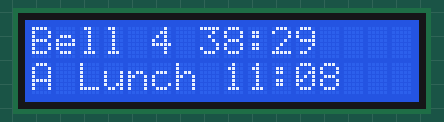
Recording of a sketch running on a simulated ESP32. Parts: 16×2 character LCD. WiFi joins after 1.5 s; servers stay silent unless stated; the local clock reads 2024-03-15 10:24:30 at power-on unless the sketch sets it.

Above: at 1.7 s.
At 6.2 s:
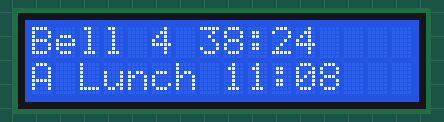
At 10.1 s:
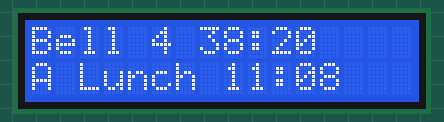
At 19.1 s:
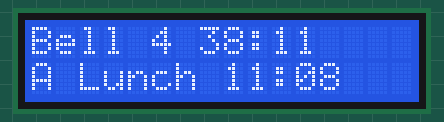
At 28.1 s:
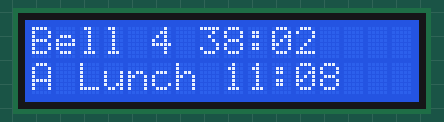
At 38.2 s:
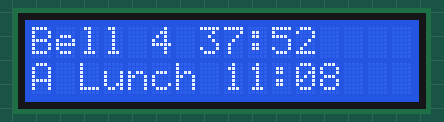

Measured:
- what the display in image 1 shows lasts 1.1 s, from 6.2 s to 7.3 s

The sketch:

lcd16x2.ino
```cpp
#include <WiFi.h>
#include <Wire.h>
#include <LiquidCrystal_I2C.h>
#include <time.h>

const char* WIFI_SSID = "MCS-Guest";
const char* WIFI_PASSWORD = "";


LiquidCrystal_I2C lcd(0x27, 16, 2);

// est+daylight saving
const char* TIME_ZONE = "EST5EDT,M3.2.0/2,M11.1.0/2";

// minutes after midnight
struct Period {
  const char* name;
  int start;
  int end;
};

// MONDAY
const Period monday[] = {
  {"Bell 1", 465, 511},
  {"Bell 2", 516, 562},
  {"Bell 3", 567, 613},
  {"Bell 4", 618, 663},
  {"Bell 5", 668, 768},
  {"Bell 6", 773, 819},
  {"Bell 7", 824, 870}
};

// TUESDAY
const Period tuesday[] = {
  {"Bell 1", 465, 535},
  {"Bell 2", 540, 610},
  {"Bell 3", 615, 685},
  {"Bell 5", 690, 795},
  {"Bell 7", 800, 870}
};

// WEDNESDAY
const Period wednesday[] = {
  {"Bell 6", 465, 535},
  {"Bell 4", 540, 610},
  {"Connect", 615, 685},
  {"Bell 5", 690, 795},
  {"Bell 7", 800, 870}
};

// THURSDAY
const Period thursday[] = {
  {"Bell 1", 465, 535},
  {"Bell 2", 540, 610},
  {"Bell 3", 615, 685},
  {"Bell 4", 690, 795},
  {"Bell 6", 800, 870}
};

// FRIDAY
const Period friday[] = {
  {"Bell 1", 465, 511},
  {"Bell 2", 516, 562},
  {"Bell 3", 567, 613},
  {"Bell 4", 618, 663},
  {"Bell 5", 668, 768},
  {"Bell 6", 773, 819},
  {"Bell 7", 824, 870}
};

// lunch
// {monday}
// {tuesday}
// {wednesday}
// {thursday}
// {friday}
const int lunchStart[5][3] = {
  {668, 703, 738},
  {690, 727, 764},
  {690, 727, 764},
  {690, 727, 764},
  {668, 703, 738}
};

const int lunchEnd[5][3] = {
  {698, 733, 768},
  {720, 757, 795},
  {720, 757, 795},
  {720, 757, 795},
  {698, 733, 768}
};

const char* lunchNames[] = {
  "A Lunch", "B Lunch", "C Lunch"
};

const Period* getSchedule(int day, int &count) {
  switch (day) {
    case 0:
      count = sizeof(monday) / sizeof(monday[0]);
      return monday;
    case 1:
      count = sizeof(tuesday) / sizeof(tuesday[0]);
      return tuesday;
    case 2:
      count = sizeof(wednesday) / sizeof(wednesday[0]);
      return wednesday;
    case 3:
      count = sizeof(thursday) / sizeof(thursday[0]);
      return thursday;
    case 4:
      count = sizeof(friday) / sizeof(friday[0]);
      return friday;
    default:
      count = 0;
      return nullptr;
  }
}

String countdown(int secondsLeft) {
  if (secondsLeft < 0) secondsLeft = 0;

  int minutes = secondsLeft / 60;
  int seconds = secondsLeft % 60;

  char buffer[10];
  snprintf(buffer, sizeof(buffer), "%02d:%02d",
           minutes, seconds);

  return String(buffer);
}

void showLCD(String line1, String line2) {
  if (line1.length() > 16) line1 = line1.substring(0, 16);
  if (line2.length() > 16) line2 = line2.substring(0, 16);

  while (line1.length() < 16) line1 += ' ';
  while (line2.length() < 16) line2 += ' ';

  lcd.setCursor(0, 0);
  lcd.print(line1);

  lcd.setCursor(0, 1);
  lcd.print(line2);
}

String lunchTimeText(int minutes) {
  int hour = (minutes / 60) % 12;
  if (hour == 0) hour = 12;

  char buffer[17];
  snprintf(buffer, sizeof(buffer), "%d:%02d",
           hour, minutes % 60);

  return String(buffer);
}

void setup() {
  Serial.begin(115200);

  // pins
  Wire.begin(21, 22);

  lcd.init();
  lcd.backlight();

  showLCD("MHS Bell Clock", "Connecting WiFi");

  WiFi.mode(WIFI_STA);
  WiFi.begin(WIFI_SSID, WIFI_PASSWORD);

  unsigned long startAttempt = millis();

  while (WiFi.status() != WL_CONNECTED &&
         millis() - startAttempt < 20000) {
    delay(300);
  }

  if (WiFi.status() == WL_CONNECTED) {
    configTzTime(TIME_ZONE, "pool.ntp.org",
                 "time.nist.gov");
    showLCD("WiFi connected", "Getting time...");
  } else {
    showLCD("WiFi connection", "failed - check WiFi");
  }
}

void loop() {
  if (WiFi.status() != WL_CONNECTED) {
    showLCD("WiFi disconnected", "Check connection");
    WiFi.reconnect();
    delay(2000);
    return;
  }

  struct tm now;

  if (!getLocalTime(&now, 1000)) {
    showLCD("Getting time...", "Please wait");
    delay(1000);
    return;
  }

  // Sunday=0, Monday=1, ..., Saturday=6
  int day = now.tm_wday - 1;

  if (day < 0 || day > 4) {
    showLCD("No MHS schedule", "Weekend");
    delay(1000);
    return;
  }

  int currentSeconds =
      now.tm_hour * 3600 + now.tm_min * 60 + now.tm_sec;

  int currentMinutes = currentSeconds / 60;


  for (int i = 0; i < 3; i++) {
    int startSeconds = lunchStart[day][i] * 60;
    int endSeconds = lunchEnd[day][i] * 60;

    if (currentSeconds >= startSeconds &&
        currentSeconds < endSeconds) {

      String remaining = countdown(endSeconds - currentSeconds);

      showLCD(String(lunchNames[i]) + " now",
              "Left " + remaining);

      delay(250);
      return;
    }
  }


  int periodCount = 0;
  const Period* periods = getSchedule(day, periodCount);

  for (int i = 0; i < periodCount; i++) {
    int startSeconds = periods[i].start * 60;
    int endSeconds = periods[i].end * 60;

    if (currentSeconds >= startSeconds &&
        currentSeconds < endSeconds) {

      String remaining = countdown(endSeconds - currentSeconds);

      // first row
      String line1 = String(periods[i].name) + " " + remaining;

      // second row
      String line2 = "Next lunch: none";

      for (int j = 0; j < 3; j++) {
        if (lunchStart[day][j] > currentMinutes) {
          line2 = String(lunchNames[j]) + " " +
                  lunchTimeText(lunchStart[day][j]);
          break;
        }
      }

      showLCD(line1, line2);
      delay(250);
      return;
    }
  }


  for (int i = 0; i < 3; i++) {
    if (lunchStart[day][i] > currentMinutes) {
      String line2 = String(lunchNames[i]) + " " +
                     lunchTimeText(lunchStart[day][i]);

      if (currentMinutes < 465) {
        showLCD("Before school", line2);
      } else {
        showLCD("Between bells", line2);
      }

      delay(250);
      return;
    }
  }


  if (currentMinutes < 465) {
    showLCD("Before school", "Starts 7:45 AM");
  } else {
    showLCD("School finished", "Have a good day!");
  }

  delay(250);
}
```
